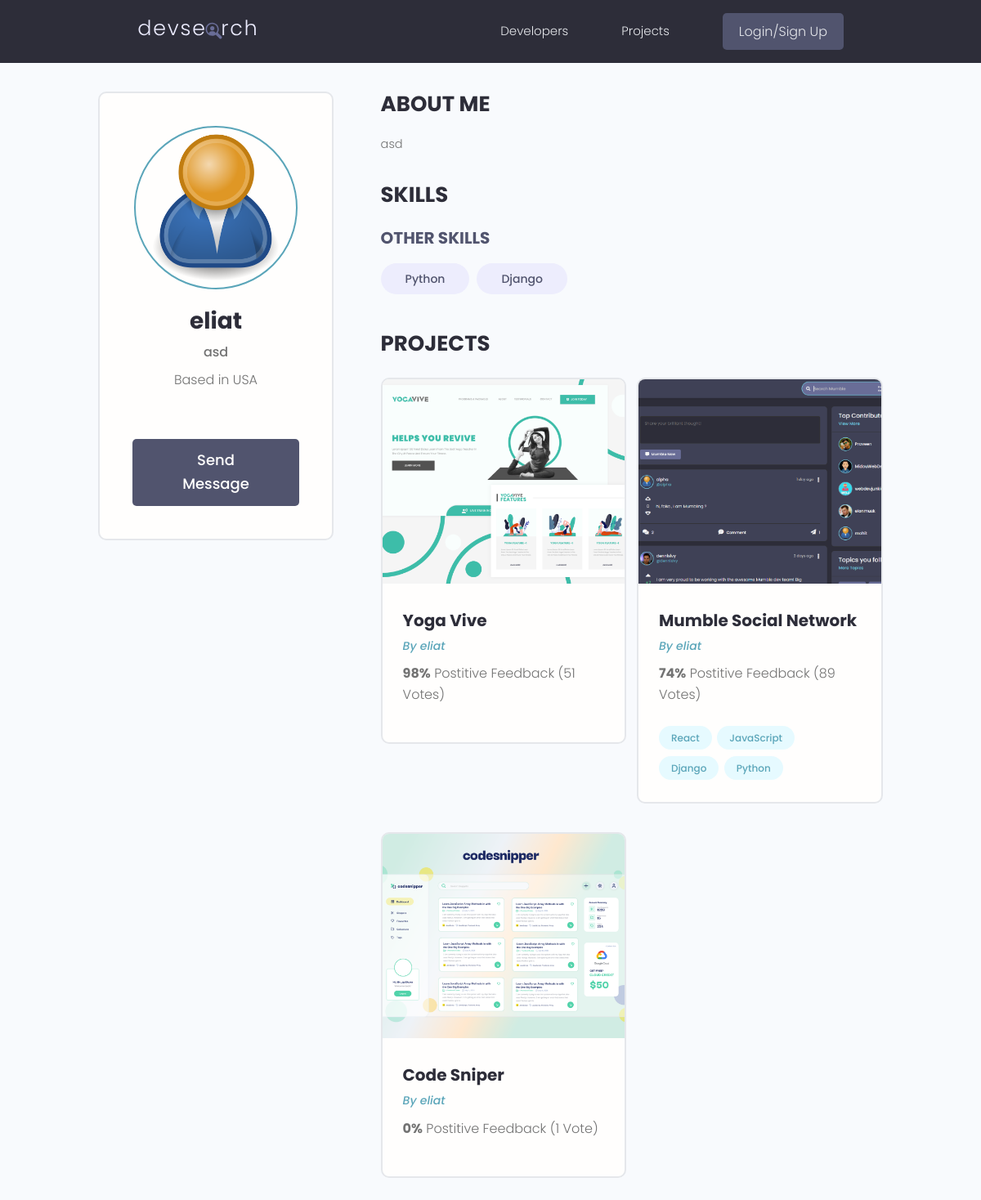
Screenshot of /profile/9a4bc769-a5d7-4ccb-9092-0026b654125c with the database file from the repository.
### users/models.py (models this page shows, shortened)
class Profile(models.Model):
    user = models.OneToOneField(User, on_delete=models.CASCADE, null=True, blank=True)
    name = models.CharField(max_length=200, blank=True, null=True)
    email = models.EmailField(max_length=500, blank=True, null=True)
    username = models.CharField(max_length=200, blank=True, null=True)
    location = models.CharField(max_length=200, blank=True, null=True)
    short_intro = models.CharField(max_length=200, blank=True, null=True)
    bio = models.TextField(blank=True, null=True)
    profile_image = models.ImageField(blank=True, null=True, upload_to='profiles/', default='profiles/user-default.png')
    social_github = models.CharField(max_length=200, blank=True, null=True)
    social_twitter = models.CharField(max_length=200, blank=True, null=True)
    social_linkedin = models.CharField(max_length=200, blank=True, null=True)
    social_youtube = models.CharField(max_length=200, blank=True, null=True)
    social_website = models.CharField(max_length=200, blank=True, null=True)
    created = models.DateTimeField(auto_now_add=True)
    id = models.UUIDField(default=uuid.uuid4, unique=True, primary_key=True, editable=False)
    class Meta:
        ordering = ['created']
    @property
    def imageURL(self):
        try:
            url = self.profile_image.url
        except:
            url = ''
        return url

class Skill(models.Model):
    owner = models.ForeignKey(
        Profile, on_delete=models.CASCADE, null=True, blank=True)
    name = models.CharField(max_length=200, blank=True, null=True)
    description = models.TextField(null=True, blank=True)
    created = models.DateTimeField(auto_now_add=True)
    id = models.UUIDField(default=uuid.uuid4, unique=True, primary_key=True, editable=False)
    def __str__(self):
        return str(self.name)

### projects/models.py (models this page shows, shortened)
class Project(models.Model):
    owner = models.ForeignKey(
        Profile, null=True, blank=True, on_delete=models.CASCADE)
    title = models.CharField(max_length=200)
    description = models.TextField(null=True, blank=True)
    featured_image = models.ImageField(
        null=True, blank=True, default="default.jpg")
    demo_link = models.CharField(max_length=2000, null=True, blank=True)
    source_link = models.CharField(max_length=2000, null=True, blank=True)
    tags = models.ManyToManyField('Tag', blank=True)
    vote_total = models.IntegerField(default=0, null=True, blank=True)
    vote_ratio = models.IntegerField(default=0, null=True, blank=True)
    created = models.DateTimeField(auto_now_add=True)
    id = models.UUIDField(default=uuid.uuid4, unique=True,
                          primary_key=True, editable=False)
    class Meta:
        ordering = ['-vote_ratio', '-vote_total', 'title']
    @property
    def imageURL(self):
        try:
            url = self.featured_image.url
        except:
            url = ''
        return url

class Tag(models.Model):
    name = models.CharField(max_length=200)
    created = models.DateTimeField(auto_now_add=True)
    id = models.UUIDField(default=uuid.uuid4, unique=True,
                          primary_key=True, editable=False)
    def __str__(self):
        return self.name

### users/views.py (the view)
# urls.py: path('profile/<str:pk>', views.userProfile, name="user-profile"),
def userProfile(request, pk):
    profile = Profile.objects.get(id=pk)
    topSkills = profile.skill_set.exclude(description__exact="")
    otherSkills = profile.skill_set.filter(description="")
    context = {'profile': profile, 'topSkills': topSkills,
               'otherSkills': otherSkills}
    return render(request, 'users/user-profile.html', context)

### users/templates/users/user-profile.html (shortened to what this page needs)
{% extends 'main.html' %}
{% block content %}
<main class="profile my-md">
    <div class="container">
      <div class="layout">
        <div class="column column--1of3">
          <div class="card text-center">
            <div class="card__body dev">
              <img class="avatar avatar--xl" src="{{ profile.imageURL }}" />
              <h2 class="dev__name">{{profile.name}}</h2>
              <p class="dev__title">{{profile.short_intro}}</p>
              <p class="dev__location">Based in {{profile.location}}</p>
              {% if request.user.profile.id != profile.id %}
              <a href="{% url 'create-message' profile.id %}" class="btn btn--sub btn--lg">Send Message </a>
              {% endif %}
            </div>
          </div>
        </div>
        <div class="column column--2of3">
          <div class="devInfo">
            <h3 class="devInfo__title">About Me</h3>
            <p class="devInfo__about">{{profile.bio}}</p>
          </div>
          <div class="devInfo">
            <h3 class="devInfo__title">Skills</h3>
            <div class="devInfo__skills">
              <h3 class="devInfo__subtitle">Other Skills</h3>
              <div class="devInfo__otherSkills">
                {% for skill in otherSkills %}
                <span class="tag tag--pill tag--sub tag--lg">
                  <small>{{skill}}</small>
                </span>
                {% endfor %}
              </div>
            </div>
          </div>
          <div class="devInfo">
            <h3 class="devInfo__title">Projects</h3>
            <div class="grid grid--two">
              {% for project in profile.project_set.all %}
              <div class="column">
                <div class="card project">
                  <a href="{% url 'project' project.id %}" class="project">
                    <img class="project__thumbnail" src="{{project.imageURL}}" alt="project thumbnail" />
                    <div class="card__body">
                      <h3 class="project__title">{{project.title}}</h3>
                      <p><a class="project__author" href="{% url 'user-profile' project.owner.id %}">By {{project.owner.name}}</a></p>
                      <p class="project--rating">
                        <span style="font-weight: bold;">{{project.vote_ratio}}%</span> Postitive
                        Feedback ({{project.vote_total}} Vote{{project.vote_total|pluralize:"s"}})
                      </p>
                      <div class="project__tags">
                        {% for tag in project.tags.all %}
                        <span class="tag tag--pill tag--main">
                          <small>{{tag}}</small>
                        </span>
                        {% endfor %}
                      </div>
                    </div>
                  </a>
                </div>
              </div>
              {% endfor %}
            </div>
          </div>
        </div>
      </div>
    </div>
  </main>
{% endblock content %}

### static/styles/app.css (style rules this page uses)
:root { --color-sub: #2d2d39; }
.btn--sub { background-color: var(--color-sub-light); }
.card { border: 2px solid var(--color-light); }
img { width: 100%; }
.profile .card > .dev { padding: 4rem; }
.dev__name { color: var(--color-sub); font-size: 2.8rem; font-weight: 700; margin-top: 1rem; margin-bottom: 0.5rem; }
.dev__title { font-size: 1.6rem; font-weight: 500; line-height: 1.3; }
.dev__location { margin-top: 1rem; }
.devInfo { margin-bottom: 3rem; }
.devInfo__title, .devInfo__subtitle { font-size: 2.6rem; color: var(--color-sub); text-transform: uppercase; font-weight: 700; margin-bottom: 1.5rem; }
.devInfo__subtitle { font-size: 2rem; color: var(--color-sub-light); }
.devInfo__about, .devSkill__info { font-size: 1.45rem; line-height: 1.7; text-align: justify; }
.project__author { font-size: 1.4rem; font-style: italic; }
.project--rating { margin-bottom: 1.6em; margin-top: .5em; }
.project__thumbnail { height: 25rem; object-fit: cover; object-position: top center; }
.project__title { font-size: 2rem; font-weight: 700; color: var(--color-sub); }

### static/uikit/styles/modules/_variables.css (style rules this page uses)
:root { --color-main: #5aa5b9; --color-main-light: #e6faff; --color-sub: #3f4156; --color-sub-light: #51546e; --color-sub-lighter: #ededfd; --color-text: #737373; --color-gray: #8b8b8b; --color-light: #e5e7eb; --color-light-gray: #767676; --color-bg: #f8fafd; --color-white: #fffefd; --color-white-light: #f3f3f3; --color-success: #359e64; --color-success-bg: #def8e8; --color-error: #fc4b0b; --color-error-bg: #fff2ee; --font-base: 'Poppins', arial, helvetica, 'Segoe UI', roboto, ubuntu, sans-serif; --font-monospace: 'Fira Code', 'Courier New', courier, monospace; --font-regular: 300; --font-medium: 500; --font-bold: 700; --generic-shadow: 1px 1px 5px #00000010; --generic-transition: all 0.3s ease-in-out; }

### static/uikit/styles/modules/_base.css (style rules this page uses)
* { margin: 0; padding: 0; box-sizing: border-box; text-rendering: optimizeLegibility; color: inherit; font-size: inherit; }
html { font-size: 50%; }
@media only screen and (min-width: 480px) { html { font-size: 56.25%; } }
@media only screen and (min-width: 1200px) { html { font-size: 62.5%; } }
body { line-height: 1.6; font-weight: 400; font-size: 1.5rem; color: var(--color-text); background-color: var(--color-bg); min-height: 100vh; }

### static/uikit/styles/modules/_typography.css (style rules this page uses)
* { font-family: var(--font-base); }
h2 { font-size: 3.6rem; font-weight: var(--font-bold); }
h3 { font-size: 3.2rem; font-weight: var(--font-medium); }
p, span, strong { font-size: 1.6rem; color: var(--color-text); font-weight: var(--font-regular); }
a { padding-bottom: 2px; text-decoration: none; display: inline-block; color: var(--color-main); font-weight: var(--font-medium); }

### static/uikit/styles/modules/_utilities.css (style rules this page uses)
.container { width: 92%; max-width: 165rem; margin: 0 auto; box-sizing: border-box; }
@media screen and (min-width: 1000px) { .container { width: 90%; } }
@media screen and (min-width: 1200px) { .container { width: 80%; } }
.text-center { text-align: center; }
.my-md { margin: 3rem auto; }

### static/uikit/styles/modules/_avatar.css (style rules this page uses)
.avatar { border-radius: 50%; border: 2px solid var(--color-main); object-fit: cover; }
.avatar--xl { height: 20rem; width: 20rem; }

### static/uikit/styles/modules/_button.css (style rules this page uses)
.btn { display: inline-block; position: relative; cursor: pointer; background-color: var(--color-light); font-weight: var(--font-medium); color: var(--color-sub); text-decoration: none; padding: 1rem 2rem; border-radius: 0.5rem; border: none; width: -webkit-fit-content; width: -moz-fit-content; width: fit-content; height: -webkit-fit-content; height: -moz-fit-content; height: fit-content; font-size: 1.6rem; outline-width: 0; outline-color: transparent; -webkit-backface-visibility: hidden; backface-visibility: hidden; transition: all 0.3s ease-in-out; }
.btn--sub { background-color: var(--color-sub); color: var(--color-white); }
.btn--lg { font-size: 1.8rem; padding: 1.2rem 4.5rem; }

### static/uikit/styles/modules/_card.css (style rules this page uses)
.card { border-radius: 1rem; background-color: var(--color-white); border: 1.5px solid var(--color-light); width: auto; height: auto; margin-top: 0.5rem; margin-bottom: 0.5rem; overflow: hidden; }
.card__body, .card__header { padding: 2rem 2.5rem; }

### static/uikit/styles/modules/_grid.css (style rules this page uses)
.grid { display: flex; flex-wrap: wrap; justify-content: flex-start; align-items: stretch; }
.grid > .column { min-width: 28rem; margin-bottom: 2.5rem; }
.grid--two > .column { flex-basis: 100%; }
@media screen and (min-width: 800px) { .grid--two { margin-right: -2%; } }
@media screen and (min-width: 800px) { .grid--two > .column { margin-right: 2%; } }
@media screen and (min-width: 800px) { .grid--two > .column { flex-basis: 48%; } }

### rows the page displays
Profile: imageURL (placeholder picture), name "eliat", short_intro "asd", location "USA", bio "asd"
Skill: name "Python"
Skill: name "Django"
Project: imageURL (picture), title "Yoga Vive", owner.name "eliat", vote_ratio "98", vote_total "51"
Project: imageURL (picture), title "Mumble Social Network", owner.name "eliat", vote_ratio "74", vote_total "89"
Tag: name "React"
Tag: name "JavaScript"
Tag: name "Django"
Tag: name "Python"
Project: imageURL (picture), title "Code Sniper", owner.name "eliat", vote_ratio "0", vote_total "1"
